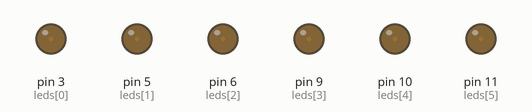
The sketch below on a simulated Arduino Uno, built with avr-gcc and run on an emulated ATmega328P. Parts: output pins drawn as LEDs (lit = HIGH).

Above: at 0.05 s.
At 0.95 s:
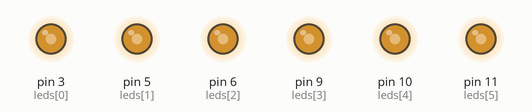
At 1.25 s:
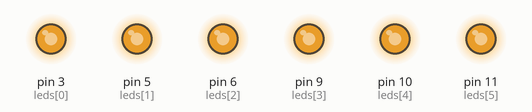
At 1.65 s:
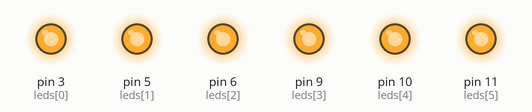
At 3.25 s:
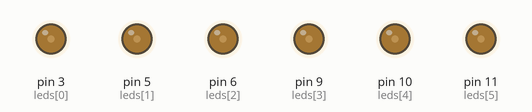
Timing chart, 0 to 5.4 s (numbered marks = the images above):
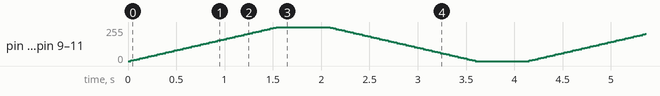

The sketch:

job08.ino
```cpp
const int leds[] = {3, 5, 6, 9, 10, 11};
const int ledCount = 6;

void setup() {
  for (int i = 0; i < ledCount; i++) {
    pinMode(leds[i], OUTPUT);
  }
}

void loop() {
  // Montée progressive (fade in)
  for (int brightness = 0; brightness <= 255; brightness += 5) {
    for (int i = 0; i < ledCount; i++) {
      analogWrite(leds[i], brightness);
    }
    delay(30); // contrôle la vitesse du fondu
  }

  delay(500); // pause avec luminosité max

  // Descente progressive (fade out)
  for (int brightness = 255; brightness >= 0; brightness -= 5) {
    for (int i = 0; i < ledCount; i++) {
      analogWrite(leds[i], brightness);
    }
    delay(30);
  }

  delay(500); // pause avant de recommencer
}
```
